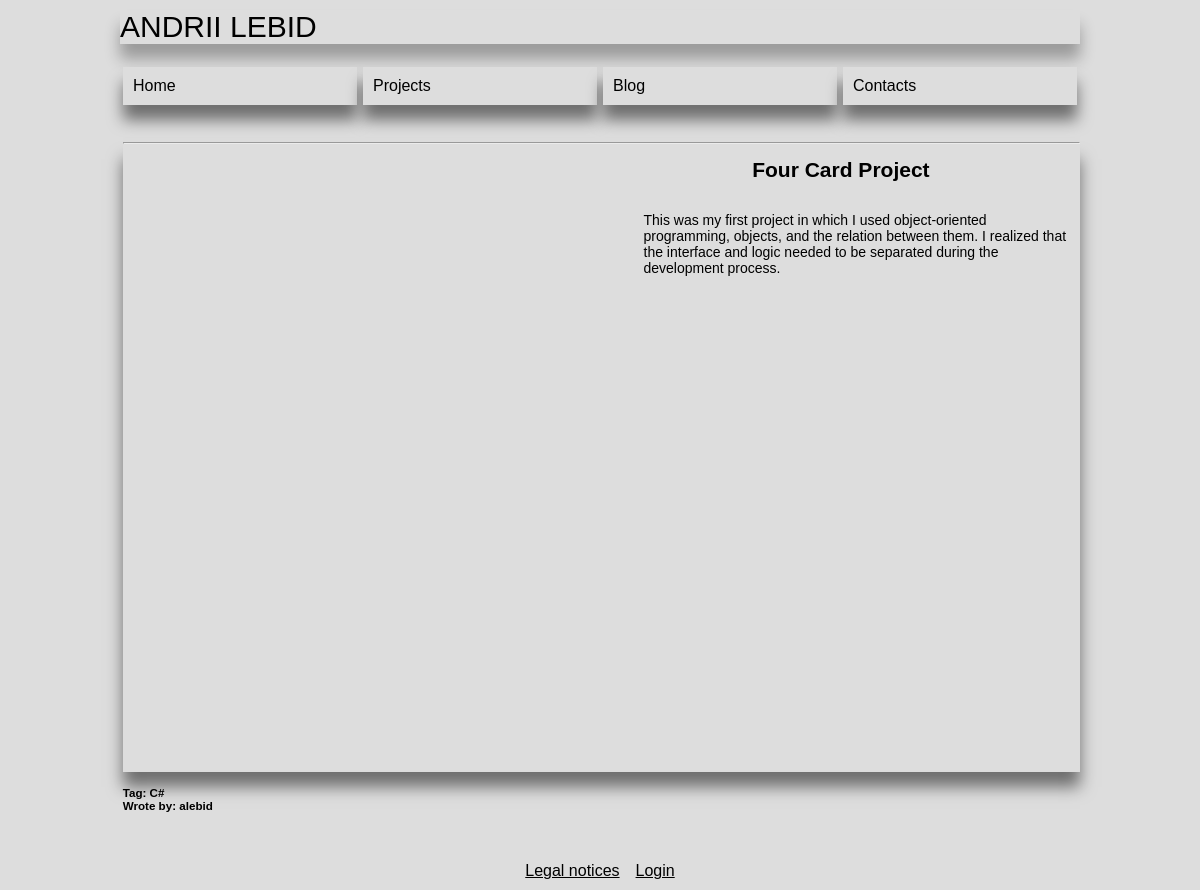
The page /projectItem.php?id=6 on the database its author committed.
### tables this page shows
CREATE TABLE IF NOT EXISTS `project` (
  `id` int NOT NULL AUTO_INCREMENT,
  `title` varchar(50) NOT NULL,
  `description` varchar(1000) NOT NULL,
  `skills` int NOT NULL,
  `technologies` int NOT NULL,
  `userId` int NOT NULL,
  `images` varchar(1000) DEFAULT NULL,
  PRIMARY KEY (`id`),
  KEY `technologies` (`technologies`),
  KEY `userId` (`userId`),
  KEY `skills` (`skills`)
);

CREATE TABLE IF NOT EXISTS `technology` (
  `id` int NOT NULL AUTO_INCREMENT,
  `name` varchar(20) NOT NULL,
  PRIMARY KEY (`id`)
);

CREATE TABLE IF NOT EXISTS `user` (
  `id` int NOT NULL AUTO_INCREMENT,
  `firstName` varchar(20) NOT NULL,
  `lastName` varchar(20) NOT NULL,
  `userName` varchar(20) NOT NULL,
  `password` varchar(100) NOT NULL,
  `email` varchar(20) DEFAULT NULL,
  PRIMARY KEY (`id`)
);

### www/projectItem.php (the view, shortened to what this page needs)
<?php include 'inc/header.php'; ?>
<?php include 'inc/nav.php'; ?>
<main>
    <div class="notice">
        <?php
        include_once 'inc/dbConnection.php';
        $sql = "SELECT project.title, project.description, user.userName, project.skills, technology.name, project.images
                    FROM project INNER JOIN user ON project.userId = user.id
                    INNER JOIN technology ON technology.id = project.technologies WHERE project.id = ?";
        $stmt = $conn->prepare($sql);
        $stmt->bind_param('i', $_GET["id"]);
        $stmt->execute();
        $result = $stmt->get_result();
        if ($result->num_rows > 0) {
            while ($row = $result->fetch_assoc()) {
                echo "<hr>";
                echo "<div class = 'postimage'>";
                echo "<div class='postitem'>";
                if ($row["images"] !== null) {
                    echo  '<div class="carousel">';
                    echo "</div>";
                }
                echo "</div>";
                echo "<div class='postitem'>";
                echo "<div>";
                echo "<h2>", $row["title"], "</h2> <br>";
                echo '<p>', $row["description"], "</p></div></div></div>";
                echo "<h5>Tag: ", $row["name"], "<br>";
                echo "Wrote by: ", $row["userName"], " </h5>";
            }
        } else {
            echo "<center>There are no projects added at the moment</center>";
        }
        ?>
</main>
<?php include 'inc/footer.php'; ?>

### www/style.css (style rules this page uses)
* { margin: 0; padding: 0; box-sizing: border-box; }
html { height: 100%; }
body { min-width: 448px; background: #DDDDDD; font-family: Hevletica, sans-serif; display: flex; height: 100%; flex-direction: column; }
main { padding: 10px 0px 10px 3px; flex: 1 0 auto; display: flex; align-items: center; justify-content: center; gap: 1em; flex-direction: column; font-size: 14px; }
.postimage { display: flex; flex-direction: column-reverse; margin-bottom: 1em; box-shadow: 0 15px 15px rgba(0, 0, 0, 0.5); }
.postitem { display: flex; flex-direction: row; gap: 1em; margin: 1em; justify-content: center; }
.postitem h2 { text-align: center; }
@media only screen and (min-width: 600px) { body { min-width: 700px; } }
@media only screen and (min-width: 600px) { .postimage { display: flex; flex-direction: row; } }
@media only screen and (min-width: 600px) { .postitem { width: 50%; flex-direction: row; gap: 1em; margin: 1em; } }
.notice { width: 80%; margin: 1em auto; }
.notice p { width: 100%; margin: 1em auto; padding: 0 0 0 2em; }
.carousel { margin: auto; position: relative; justify-content: center; width: 75%; height: 600px; overflow: hidden; }

### rows shown on the page
project: title "Four Card Project", description "This was my first project in which I used object-oriented programming, objects, and the relation between them. I realized that the interface and logic needed to be separated during the development process.", technologies.name "C#", userId.userName "alebid"
